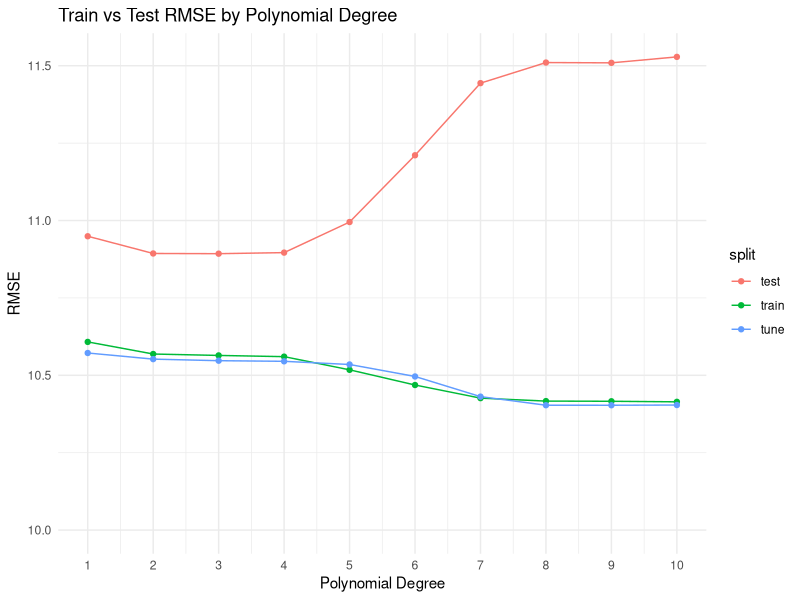
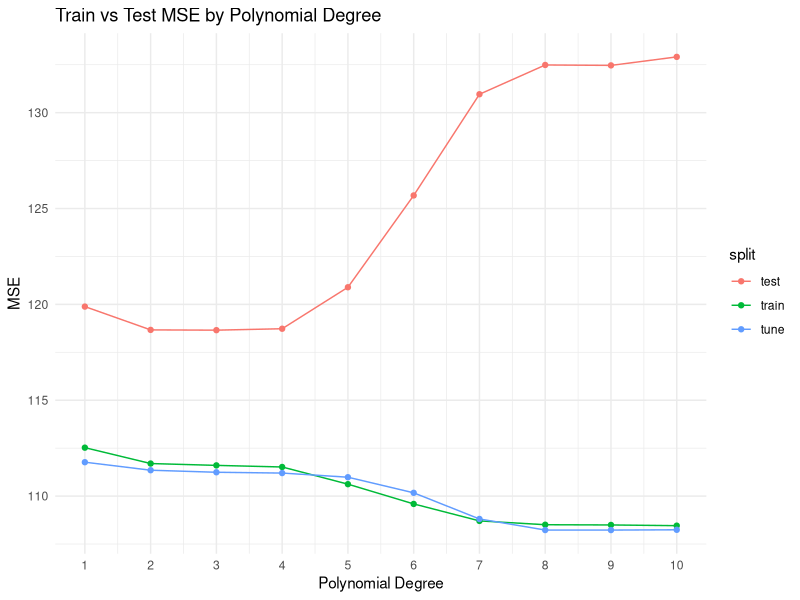
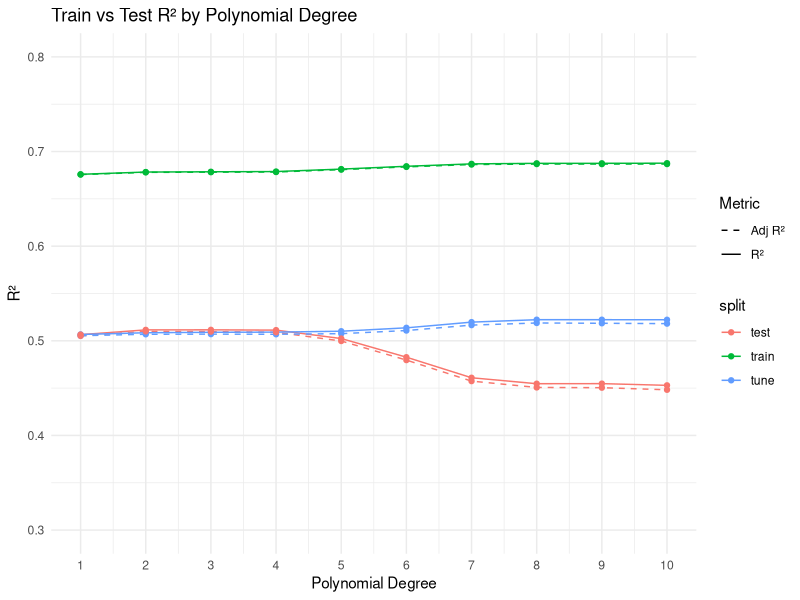
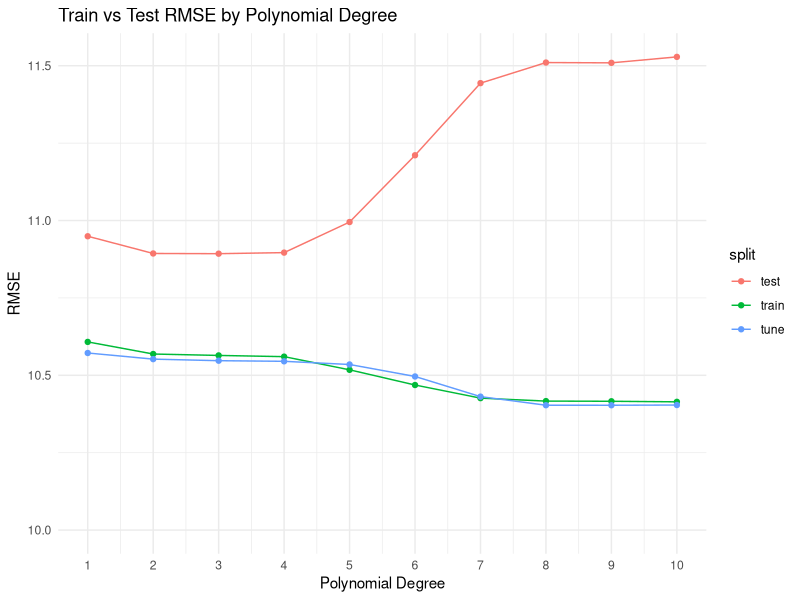
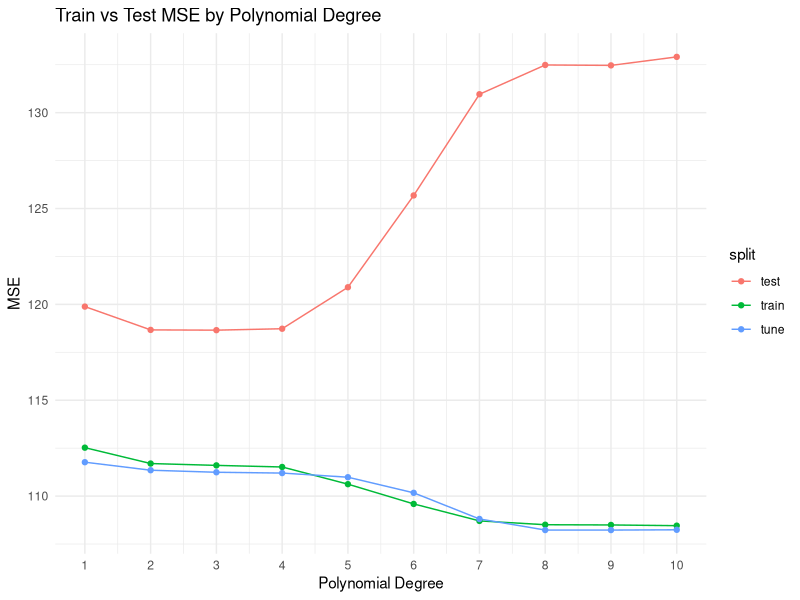
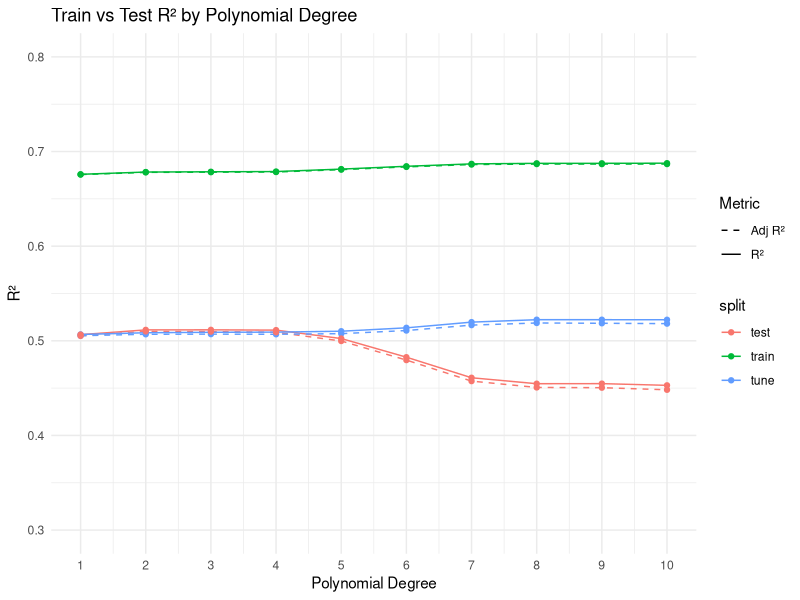

These charts were generated, in order, by the following R code:
library(tidyverse)

## Poly ##
poly_results <- read_csv("data/model_data/poly_results.csv")

# RMSE
poly_results |>
  mutate(degree = as.integer(str_remove(model, "poly_"))) |>
  ggplot(aes(x = degree, y = rmse, color = split)) +
  geom_line() + geom_point() +
  scale_x_continuous(breaks = 1:10) +
  scale_y_continuous(limits = c(10, NA)) +
  labs(x = "Polynomial Degree", y = "RMSE",
       title = "Train vs Test RMSE by Polynomial Degree") +
  theme_minimal()
ggsave("plots/poly_plots/RMSE.png")

# MSE
poly_results |>
  mutate(degree = as.integer(str_remove(model, "poly_"))) |>
  ggplot(aes(x = degree, y = mse, color = split)) +
  geom_line() + geom_point() +
  scale_x_continuous(breaks = 1:10) +
  labs(x = "Polynomial Degree", y = "MSE",
       title = "Train vs Test MSE by Polynomial Degree") +
  theme_minimal()
ggsave("plots/poly_plots/MSE.png")

# R^2 & Adjusted R^2
poly_results |>
  mutate(degree = as.integer(str_remove(model, "poly_"))) |>
  pivot_longer(cols = c(r2, adj_r2), names_to = "metric", values_to = "value") |>
  ggplot(aes(x = degree, y = value, color = split, linetype = metric)) +
  geom_line() + geom_point() +
  scale_x_continuous(breaks = 1:10) +
  scale_y_continuous(limits = c(0.3, 0.8)) +
  labs(x = "Polynomial Degree", y = "R²",
       title = "Train vs Test R² by Polynomial Degree",
       linetype = "Metric") +
  scale_linetype_manual(values = c("r2" = "solid", "adj_r2" = "dashed"),
                        labels = c("r2" = "R²", "adj_r2" = "Adj R²")) +
  theme_minimal()
ggsave("plots/poly_plots/r2_combined.png")
